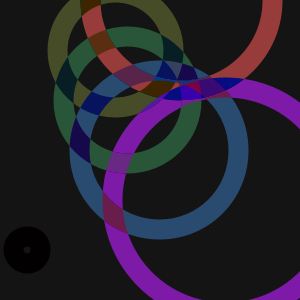
Frame 1 (no input)
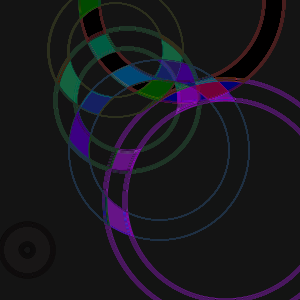
Frame 60 (the mouse pressed at the canvas centre just before this capture)
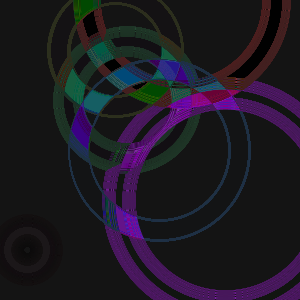
Frame 120 (the mouse held since frame 60 and released just before this capture)

The Processing sketch that drew these frames (run headless with seeded random() and noise(); from frame 60 on, the mouse is pressed at the canvas centre):

// Processing sketch: sketch
// ── sketch.pde
// INFO ************** //
//////////////////////////////
/*
GENUARY 2021 / DAY 5 / Code golf!
José Vicente Araújo - 2021
*/

void setup(){
  size(300, 300);
  colorMode(HSB);
  background(20);
}

void draw(){
  float f = frameCount * 0.001;
  for(int i = 0; i < width; i+=50){
      stroke(i, noise(i+f)*255, noise(f-i)*250);
      noFill(); strokeWeight(20);
      ellipse(noise(i)*width, i, noise(i, f)*width, noise(i, f)*height);
      blendMode(DIFFERENCE);
  }
}

void mousePressed(){
  save(frameCount + ".png");
}
